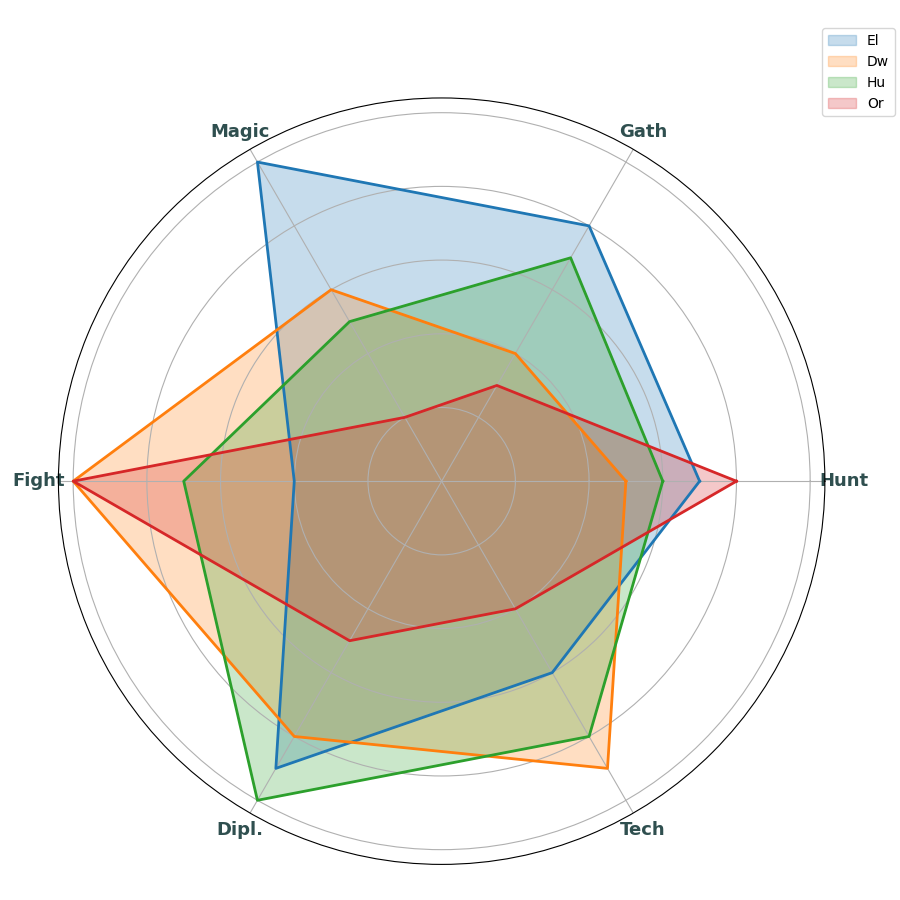

Here is the Python script that generated this plot:
import matplotlib.pyplot as plt
import numpy as np

# Shortened attributes and civilization names
attributes = ['Hunt', 'Gath', 'Magic', 'Fight', 'Dipl.', 'Tech']
civilizations = ['El', 'Dw', 'Hu', 'Or']

# Data for each civilization
elves = [7, 8, 10, 4, 9, 6]
dwarves = [5, 4, 6, 10, 8, 9]
humans = [6, 7, 5, 7, 10, 8]
orcs = [8, 3, 2, 10, 5, 4]

data = np.array([elves, dwarves, humans, orcs])

num_vars = len(attributes)
angles = np.linspace(0, 2 * np.pi, num_vars, endpoint=False).tolist()
angles += angles[:1]
data = np.concatenate((data, data[:, [0]]), axis=1)

fig, ax = plt.subplots(figsize=(9, 9), subplot_kw=dict(polar=True))

colors = ['#1f77b4', '#ff7f0e', '#2ca02c', '#d62728']

for idx, (label, color) in enumerate(zip(civilizations, colors)):
    ax.fill(angles, data[idx], color=color, alpha=0.25, label=label)
    ax.plot(angles, data[idx], color=color, linewidth=2)

ax.set_yticklabels([])
ax.set_xticks(angles[:-1])
ax.set_xticklabels(attributes, fontsize=13, fontweight='bold', color='darkslategray')
ax.legend(loc='upper right', bbox_to_anchor=(1.1, 1.1))

plt.tight_layout()
plt.show()
